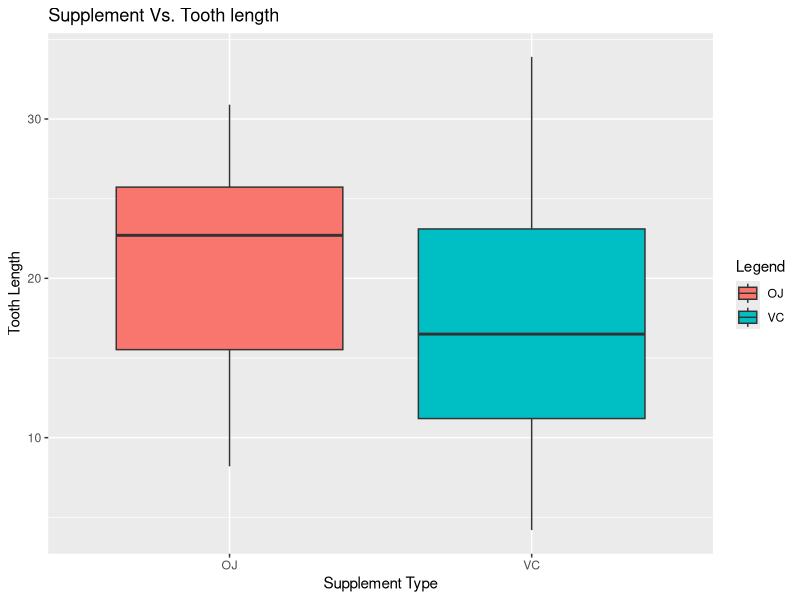
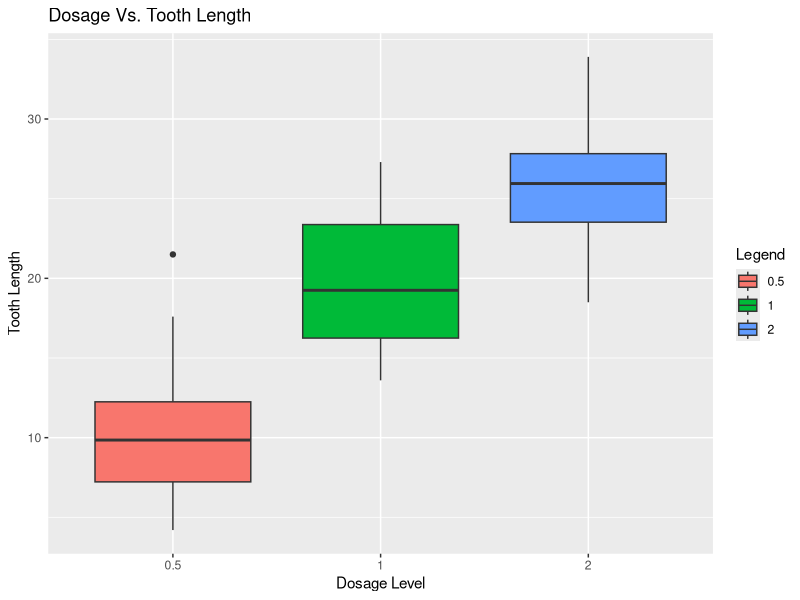

Recreate these plots in R, in order.
## ---- chunk 1
knitr::opts_chunk$set(echo = TRUE)
## ---- chunk 2
library(ggplot2)
# Load ToothGrowth data
data("ToothGrowth")

head(ToothGrowth)

# Display a summary of the data
summary(ToothGrowth)

#Breakdown of supplement types vs dosage levels:
table(ToothGrowth$dose, ToothGrowth$supp)

#Visualization (Supplement type):
ggplot(aes(x=supp, y=len), data=ToothGrowth) +
  geom_boxplot(aes(fill=supp)) +
  labs(title = "Supplement Vs. Tooth length") +
  xlab("Supplement Type") +
  ylab("Tooth Length") +
  labs(fill = "Legend")

#Visualization (Dosage level):
ggplot(aes(x = factor(dose), y = len), data = ToothGrowth) +
  geom_boxplot(aes(fill = factor(dose))) +
  labs(title = "Dosage Vs. Tooth Length") +
  xlab("Dosage Level") +
  ylab("Tooth Length") +
  labs(fill = "Legend")
## ---- chunk 3
# run t-test
t.test(len~supp,data=ToothGrowth)
## ---- chunk 4
dose1 <- subset (ToothGrowth, dose %in% c(0.5, 1.0)) 
dose2 <- subset (ToothGrowth, dose %in% c(0.5, 2.0)) 
dose3 <- subset (ToothGrowth, dose %in% c(1.0, 2.0))

#Hypothesis test to check factor significance of dosage levels - 0.5 vs 1.0:
t.test(len ~ dose, data = dose1)
#Hypothesis test to check factor significance of dosage levels - 0.5 vs 2.0:
t.test(len ~ dose, data = dose2)
#Hypothesis test to check factor significance of dosage levels - 1.0 vs 2.0:
t.test(len ~ dose, data = dose3)
